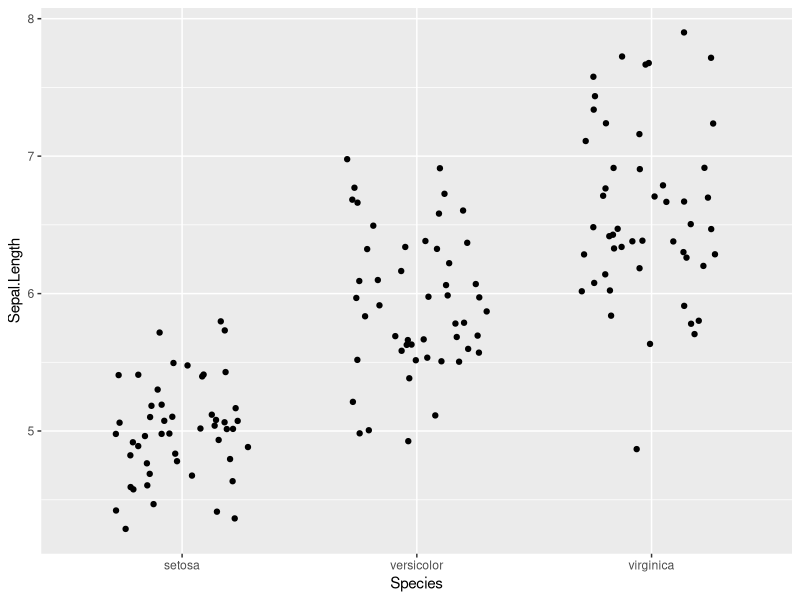
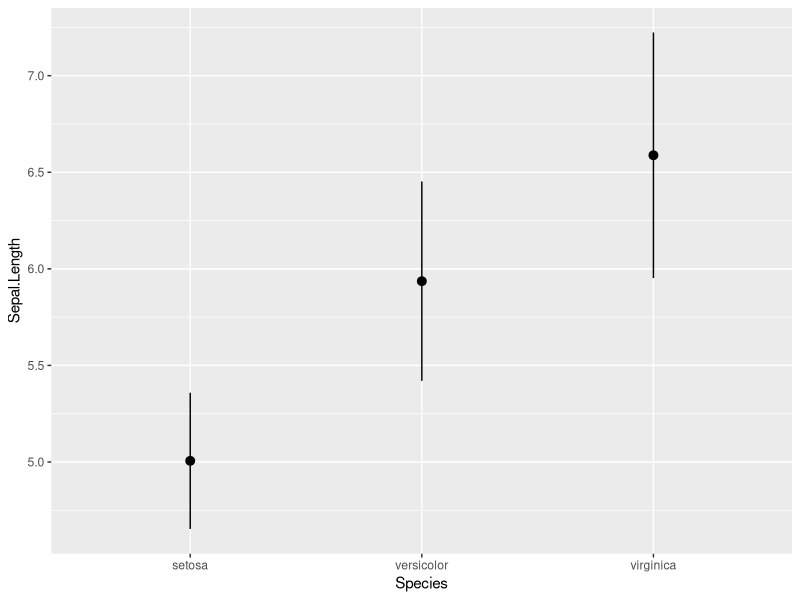
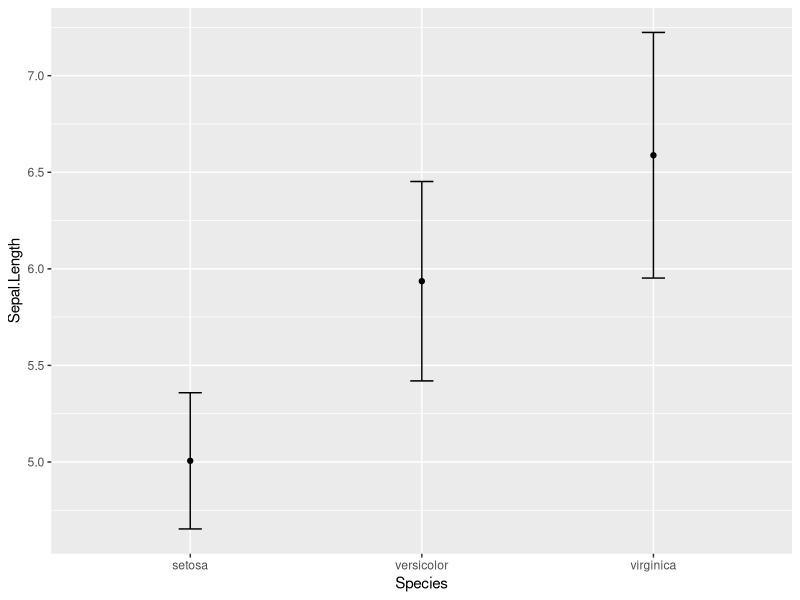
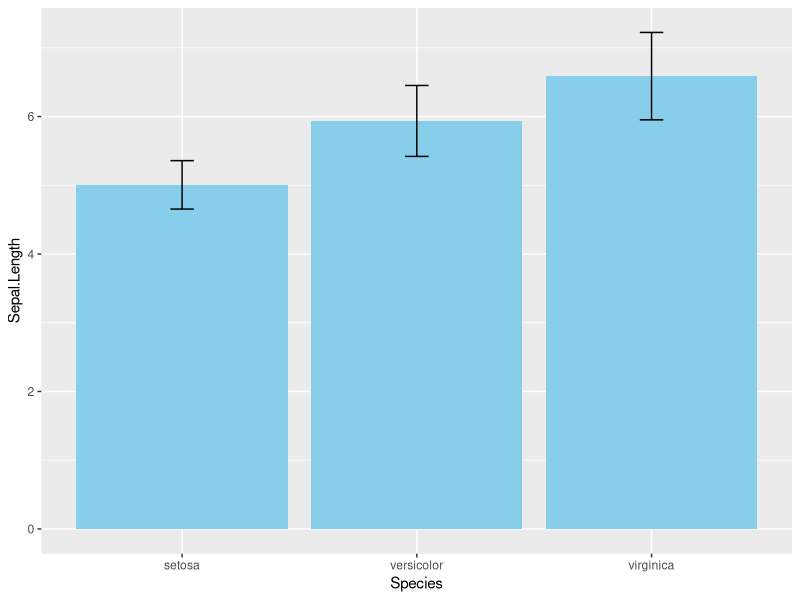
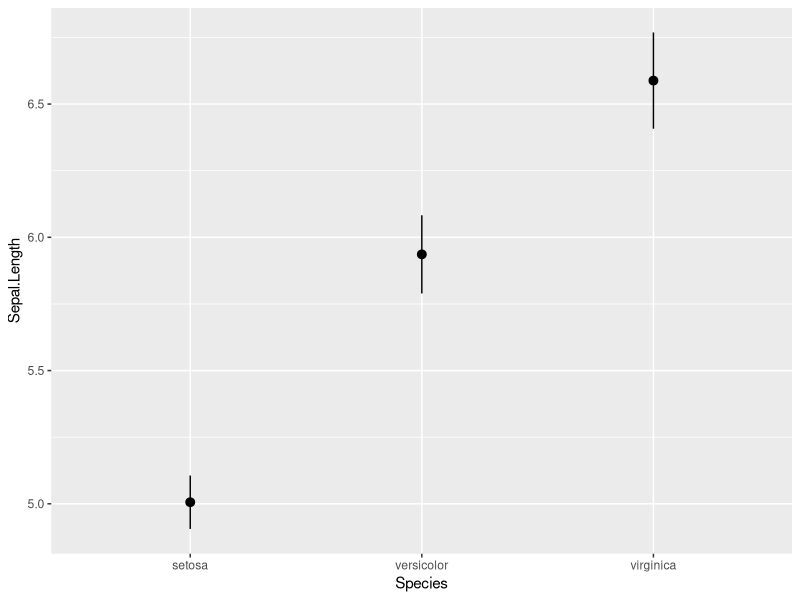
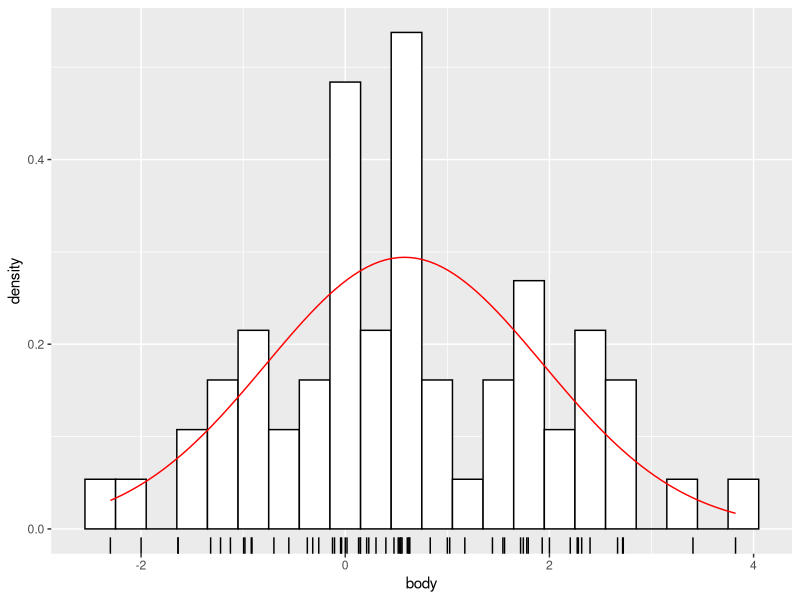
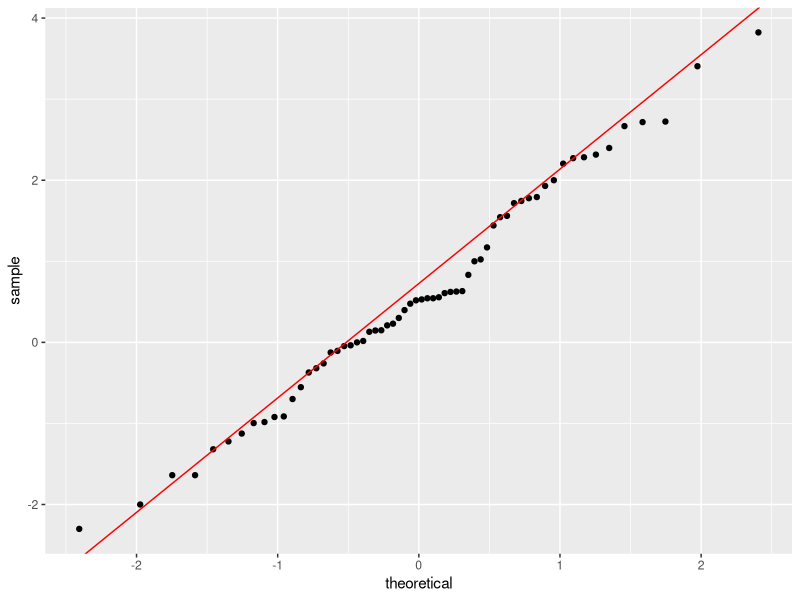
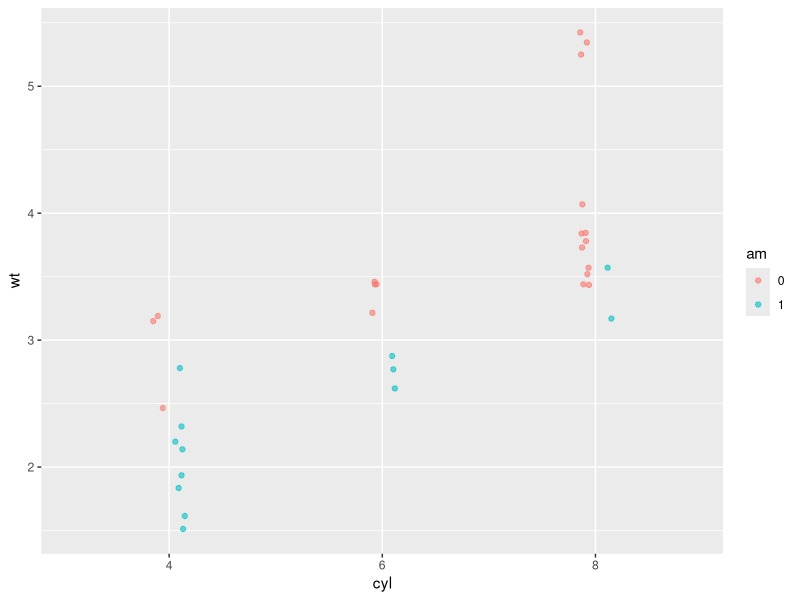

Here is the R script that generated these plots, in order:
library(ggplot2)

p <- ggplot(iris, aes(Species,Sepal.Length))
p + geom_point(position=position_jitter(0.3))

## calculating statistics:
set.seed(123)
xx <- rnorm(100)

mean(xx)                                # [1] 0.09040591

mean(xx) + (sd(xx) * c(-1,1))           # [1] -0.822410  1.003222

library(Hmisc)
?smean.sdl
smean.sdl(xx, mult = 1)
##        Mean       Lower       Upper 
##  0.09040591 -0.82240997  1.00322179 

## ggplot:
?mean_sdl                               # derivative of smean.sdl
mean_sdl(xx, mult = 1)
##            y     ymin     ymax
## 1 0.09040591 -0.82241 1.003222

p + stat_summary(fun.data = mean_sdl, fun.args = list(mult = 1))

p + stat_summary(fun.y = mean, geom = "point") +
    stat_summary(fun.data = mean_sdl, fun.args = list(mult = 1),
                 geom = "errorbar",width = 0.1)

## error bars (not recommended):
p + stat_summary(fun.y = mean, geom = "bar", fill = "skyblue") +
    stat_summary(fun.data = mean_sdl, fun.args = list(mult = 1),
                 geom = "errorbar",width = 0.1)

## 95% Confidence Interval
ERR <- qt(0.975, length(xx) -1) * sd(xx) / sqrt(length(xx)) # [1] 0.1811225
mean(xx) + (ERR* c(-1, 1))                    # [1] -0.09071657  0.27152838

## Hmisc
smean.cl.normal(xx)
##       Mean       Lower       Upper 
## 0.09040591 -0.09071657  0.27152838 

## ggplot2
mean_cl_normal(xx)
##            y        ymin      ymax
## 1 0.09040591 -0.09071657 0.2715284

p + stat_summary(fun.data = mean_cl_normal)
?stat_summary

library(MASS)
str(mammals)
mam.new <- data.frame(body = log10(mammals$body))
str(mam.new)
ggplot(mam.new, aes(x=body)) +
    geom_histogram(aes(y=..density..),colour="black",fill="white",
                   binwidth=0.3) +
    geom_rug() +                        # tickmarks at the bottom
    stat_function(fun = dnorm, colour = "red",
                  args = list(mean = mean(mam.new$body),
                              sd = sd(mam.new$body)))

mam.new$slope <- diff(quantile(mam.new$body, c(0.25,0.75))) /
    diff(qnorm(c(0.25,0.75)))
mam.new$int <- quantile(mam.new$body, 0.25) - mam.new$slope * qnorm(0.25)
str(mam.new)

ggplot(mam.new, aes(sample = body)) +
    stat_qq() +
    geom_abline(aes(slope = slope, intercept = int), col = "red") # own calculations are needed to join qqline

## exercises:

## Convert cyl and am to factors:
mtcars$cyl <- factor(mtcars$cyl)
mtcars$am <- factor(mtcars$am)

## Define positions:
posn.d <- position_dodge(width=0.1)
posn.jd <- position_jitterdodge(jitter.width=0.1, dodge.width=0.2)
posn.j <- position_jitter(width=0.2)

## base layers:
wt.cyl.am <- ggplot(mtcars, aes(cyl,wt,col=am,fill=am,group=am))

## plotting
wt.cyl.am + geom_point(position = posn.jd, alpha = 0.6)

## implicit geom_pointrange():
wt.cyl.am + stat_summary(fun.data = mean_cl_normal,
                         fun.args = list(mult = 1), position = posn.d)

wt.cyl.am + stat_summary(fun.data = mean_sdl, position = posn.d)

## explicit geom
wt.cyl.am +
  stat_summary(geom = "point", fun.y = mean, position = posn.d) +
  stat_summary(geom = "errorbar", fun.data = mean_sdl, 
               position = posn.d, fun.args = list(mult = 1), width = 0.1)

## custom functions
# Function to save range for use in ggplot 
gg_range <- function(x) {
    data.frame(ymin = min(x),
               ymax = max(x))
}

xx <- 1:100

gg_range(xx)

med_IQR <- function(x) {
  data.frame(y = median(x),
             ymin = quantile(x)[1],
             ymax = quantile(x)[3])
}

med_IQR(xx)

wt.cyl.am + 
  stat_summary(geom = "linerange", fun.data = med_IQR, 
               position = posn.d, size = 3) +
  stat_summary(geom = "linerange", fun.data = gg_range, 
               position = posn.d, size = 3, 
               alpha = 0.4) +
  stat_summary(geom = "point", fun.y = median, 
               position = posn.d, size = 3, 
               col = "black", shape = "x")
